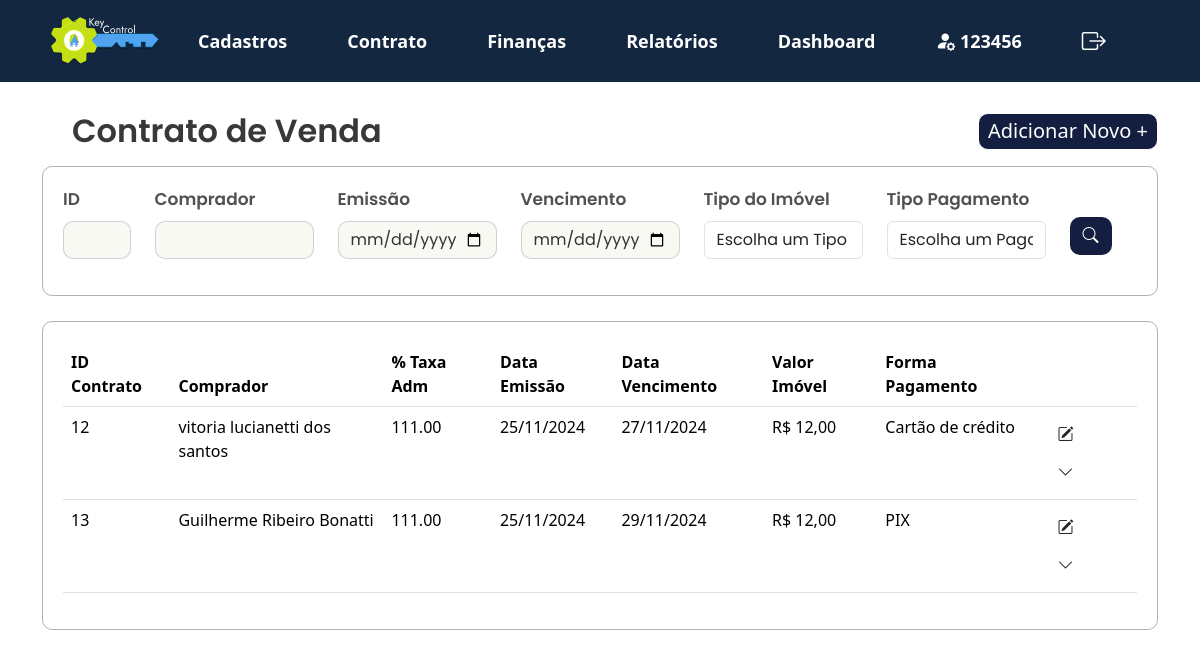
The app's page /KeyControl/projeto/views/lista_contrato_venda.php (signed in), older data.
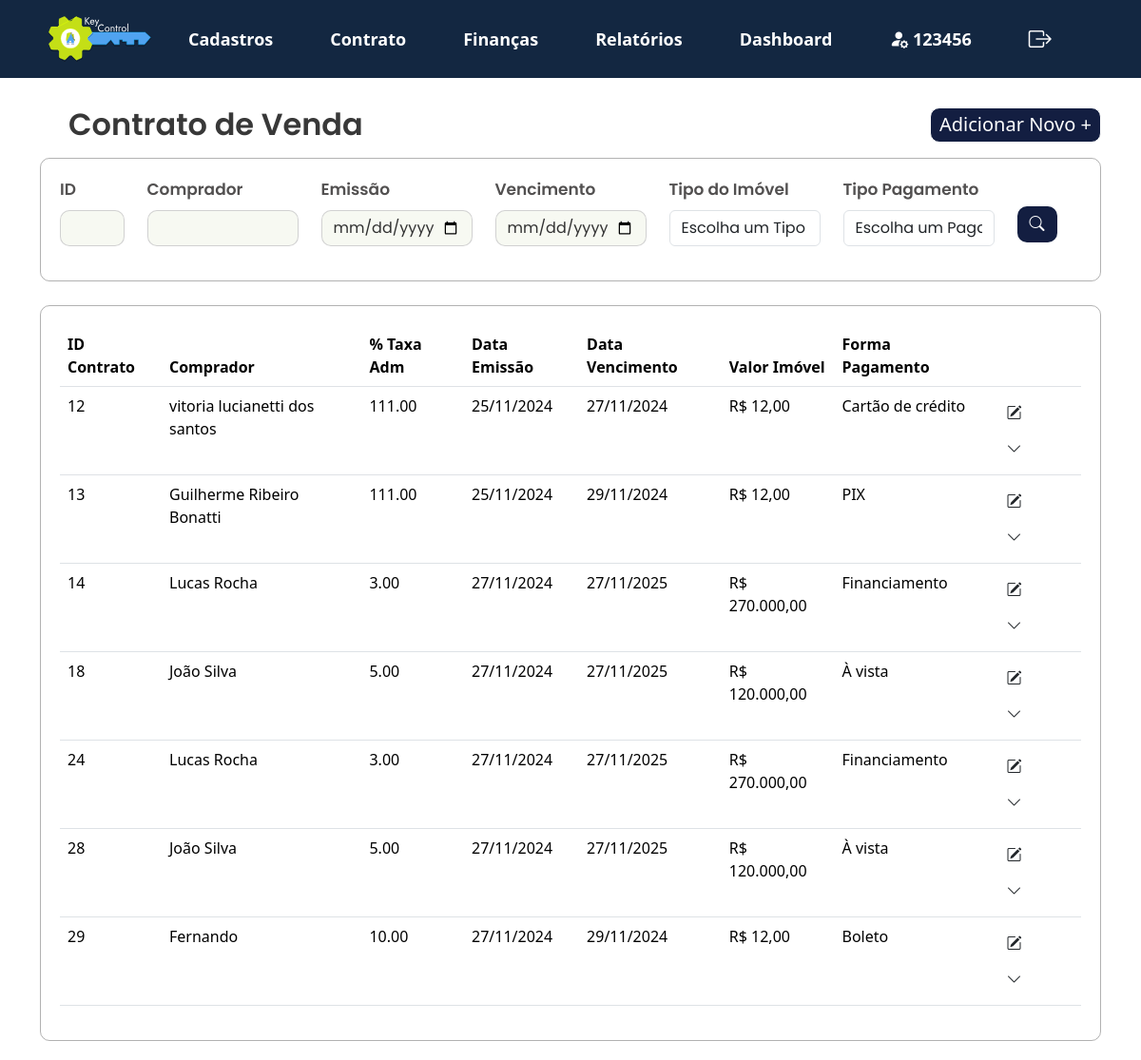
The same page, newer data.
### tables this page shows
CREATE TABLE `contrato_venda` (
  `id` int(11) NOT NULL,
  `comprador_nome` varchar(255) NOT NULL,
  `comprador_data_nascimento` date NOT NULL,
  `comprador_nacionalidade` varchar(100) NOT NULL,
  `comprador_cep` varchar(10) NOT NULL,
  `comprador_bairro` varchar(100) NOT NULL,
  `comprador_estado` varchar(100) NOT NULL,
  `comprador_cpf_cnpj` varchar(14) NOT NULL,
  `comprador_telefone` varchar(15) NOT NULL,
  `comprador_estado_civil` varchar(50) NOT NULL,
  `comprador_rua` varchar(255) NOT NULL,
  `comprador_complemento` varchar(255) DEFAULT NULL,
  `comprador_pais` varchar(100) NOT NULL,
  `comprador_rg_ie` varchar(15) NOT NULL,
  `comprador_email` varchar(255) NOT NULL,
  `comprador_profissao` varchar(100) NOT NULL,
  `comprador_numero` int(11) NOT NULL,
  `comprador_cidade` varchar(100) NOT NULL,
  `imovel_proprietario_cpf_cnpj` varchar(14) NOT NULL,
  `imovel_tipo` varchar(50) NOT NULL,
  `imovel_numero` int(11) NOT NULL,
  `imovel_cidade` varchar(100) NOT NULL,
  `imovel_taxa_venda` decimal(5,2) NOT NULL,
  `imovel_cep` varchar(10) NOT NULL,
  `imovel_bairro` varchar(100) NOT NULL,
  `imovel_estado` varchar(100) NOT NULL,
  `imovel_valor` decimal(15,2) NOT NULL,
  `imovel_registro` varchar(50) NOT NULL,
  `imovel_rua` varchar(255) NOT NULL,
  `imovel_complemento` varchar(255) DEFAULT NULL,
  `imovel_pais` varchar(100) NOT NULL,
  `data_emissao` date DEFAULT NULL,
  `data_vencimento` date DEFAULT NULL,
  `forma_pagamento` varchar(20) DEFAULT NULL,
  `id_imobiliaria` varchar(20) NOT NULL,
  `id_lancamento` int(11) NOT NULL
);

### KeyControl/projeto/app/controllers/filtro_contrato_venda.php (called while the page is built, shortened)
<?php
include '../app/controllers/db_conexao.php';
function buildQuery($contrato_id, $nome, $imovel_taxa_venda, $data_emissao, $data_vencimento, $imovel_valor, $tipo_imovel, $forma_pagamento) {
    $sql = "
        SELECT DISTINCT
            cv.id AS contrato_id,
            cv.comprador_nome,
            cv.imovel_taxa_venda,
            cv.data_emissao,
            cv.data_vencimento,
            cv.imovel_valor,
            cc.nome AS comprador_nome_completo,
            cc.cpf_cnpj AS comprador_cpf_cnpj,
            ci.cpf_cnpj_proprietario AS cpf_cnpj_proprietario,
            pc.nome AS nome_proprietario,
            cv.forma_pagamento
        FROM
            contrato_venda cv
        JOIN
            cadastro_cliente cc ON cv.comprador_cpf_cnpj = cc.cpf_cnpj
        JOIN
            cadastro_imovel ci ON cv.imovel_proprietario_cpf_cnpj = ci.cpf_cnpj_proprietario
        JOIN
            cadastro_cliente pc ON ci.cpf_cnpj_proprietario = pc.cpf_cnpj
        WHERE
            1=1";
    return $sql;
}
$contrato_id = $_POST['contrato_id'] ?? '';
$nome = $_POST['nome'] ?? '';
$imovel_taxa_venda = $_POST['imovel_taxa_venda'] ?? '';
$data_emissao = $_POST['data_emissao'] ?? '';
$data_vencimento = $_POST['data_vencimento'] ?? '';
$imovel_valor = $_POST['imovel_valor'] ?? '';
$tipo_imovel = $_POST['tipo_imovel'] ?? '';
$forma_pagamento = $_POST['forma_pagamento'] ?? '';
$contrato_id = htmlspecialchars($contrato_id);
$nome = htmlspecialchars($nome);
$imovel_taxa_venda = htmlspecialchars($imovel_taxa_venda);
$data_emissao = htmlspecialchars($data_emissao);
$data_vencimento = htmlspecialchars($data_vencimento);
$imovel_valor = htmlspecialchars($imovel_valor);
$tipo_imovel = htmlspecialchars($tipo_imovel);
$forma_pagamento = htmlspecialchars($forma_pagamento);
$sql = buildQuery($contrato_id, $nome, $imovel_taxa_venda, $data_emissao, $data_vencimento, $imovel_valor,  $tipo_imovel, $forma_pagamento);
try {
    $stmt = $pdo->prepare($sql);
    $stmt->execute();
    $result = $stmt->fetchAll(PDO::FETCH_ASSOC);
} catch (Exception $e) {
    echo "Erro na execução da consulta: " . htmlspecialchars($e->getMessage());
}
?>

### KeyControl/projeto/views/lista_contrato_venda.php (the view, shortened to what the changed rows need)
<?php
include_once '../app/controllers/filtro_contrato_venda.php';
?>
<!DOCTYPE html>
<html lang="pt-br">
<head>
    <link href="https://cdn.jsdelivr.net/npm/bootstrap@5.3.3/dist/css/bootstrap.min.css" rel="stylesheet">
    <link rel="stylesheet" href="../public/assets/js/menu.js">
    <link rel="stylesheet" href="https://cdn.jsdelivr.net/npm/bootstrap-icons@1.10.5/font/bootstrap-icons.css">
    <link rel="stylesheet" type="text/css" href="../public/assets/css/style2.css">
</head>
<body>
    <?php include 'navbar.php'; ?>
    <section>
        <div class="container">
            <div class="d-flex justify-content-between align-items-center mb-3">
                <h2 class="mb-0">Contrato de Venda</h2>
            </div>
        </div>
    </section>
    <section>
        <div class="container">
            <div class="card_relatório">
                <table class="table table-hover">
                    <thead>
                        <tr>
                            <th>ID Contrato</th>
                            <th>Comprador</th>
                            <th>% Taxa Adm</th>
                            <th>Data Emissão</th>
                            <th>Data Vencimento</</th>
                            <th>Valor Imóvel</th>
                            <th>Forma Pagamento</th>
                            <th></th>
                        </tr>
                    </thead>
<tbody>
    <?php
    if (isset($result) && count($result) > 0) {
        foreach ($result as $row) {
            $valor = $row['imovel_valor'] ?? '-';
            $formatted_valor = ($valor !== '-') ? 'R$ ' . number_format($valor, 2, ',', '.') : '-';
            echo "<tr>
                <td>" . htmlspecialchars($row['contrato_id'] ?? '-') . "</td>
                <td>" . htmlspecialchars($row['comprador_nome'] ?? '-') . "</td>
                <td>" . htmlspecialchars($row['imovel_taxa_venda'] ?? '-') . "</td>
                <td>" . htmlspecialchars(date("d/m/Y", strtotime($row['data_emissao'] ?? ''))) . "</td>
                <td>" . htmlspecialchars(date("d/m/Y", strtotime($row['data_vencimento'] ?? ''))) . "</td>
                <td>" . $formatted_valor . "</td>
                <td>" . htmlspecialchars($row['forma_pagamento'] ?? '-') . "</td>
                <td>
                    <button class='btn' onclick=\"window.location.href='../views/modifica_contrato_venda.php?id=" . htmlspecialchars($row['contrato_id']) . "'\">
                        <i class='bi bi-pencil-square'></i>
                    </button>
                    <button class='btn' onclick='toggleSubMenu(this)'>
                        <i class='bi bi-chevron-down'></i>
                    </button>
                    <div class='submenu' style='display: none;'>
                        <div class='submenu-options'>
                            <button class='imprimir' title='Imprimir' onclick='redirectToRelatorio(" . htmlspecialchars($row['contrato_id']) . ")'>
                                <i class='bi bi-printer'></i> Imprimir Registro
                            </button>
                            <button class='imprimir' title='imprimirContrato' onclick='redirectToRelatorio2(" . htmlspecialchars($row['contrato_id']) . ")'>
                                <i class='bi bi-printer'></i> Imprimir Contrato
                            </button>
                        </div>
                    </div>
                </td>
            </tr>";
        }
    } else {
        echo "<tr><td colspan='6'>Nenhum registro encontrado</td></tr>";
    }
    ?>
</tbody>
                </table>
            </div>
        </div>
    </section>
</body>
</html>

Row changes from the older to the newer data that the page shows:
added contrato_venda: id "14", comprador_nome "Lucas Rocha", imovel_taxa_venda "3.00", data_emissao "27/11/2024", data_vencimento "27/11/2025", imovel_valor "R$ 270.000,00", forma_pagamento "Financiamento"
added contrato_venda: id "18", comprador_nome "João Silva", imovel_taxa_venda "5.00", data_emissao "27/11/2024", data_vencimento "27/11/2025", imovel_valor "R$ 120.000,00", forma_pagamento "À vista"
added contrato_venda: id "24", comprador_nome "Lucas Rocha", imovel_taxa_venda "3.00", data_emissao "27/11/2024", data_vencimento "27/11/2025", imovel_valor "R$ 270.000,00", forma_pagamento "Financiamento"
added contrato_venda: id "28", comprador_nome "João Silva", imovel_taxa_venda "5.00", data_emissao "27/11/2024", data_vencimento "27/11/2025", imovel_valor "R$ 120.000,00", forma_pagamento "À vista"
added contrato_venda: id "29", comprador_nome "Fernando", imovel_taxa_venda "10.00", data_emissao "27/11/2024", data_vencimento "29/11/2024", imovel_valor "R$ 12,00", forma_pagamento "Boleto"
